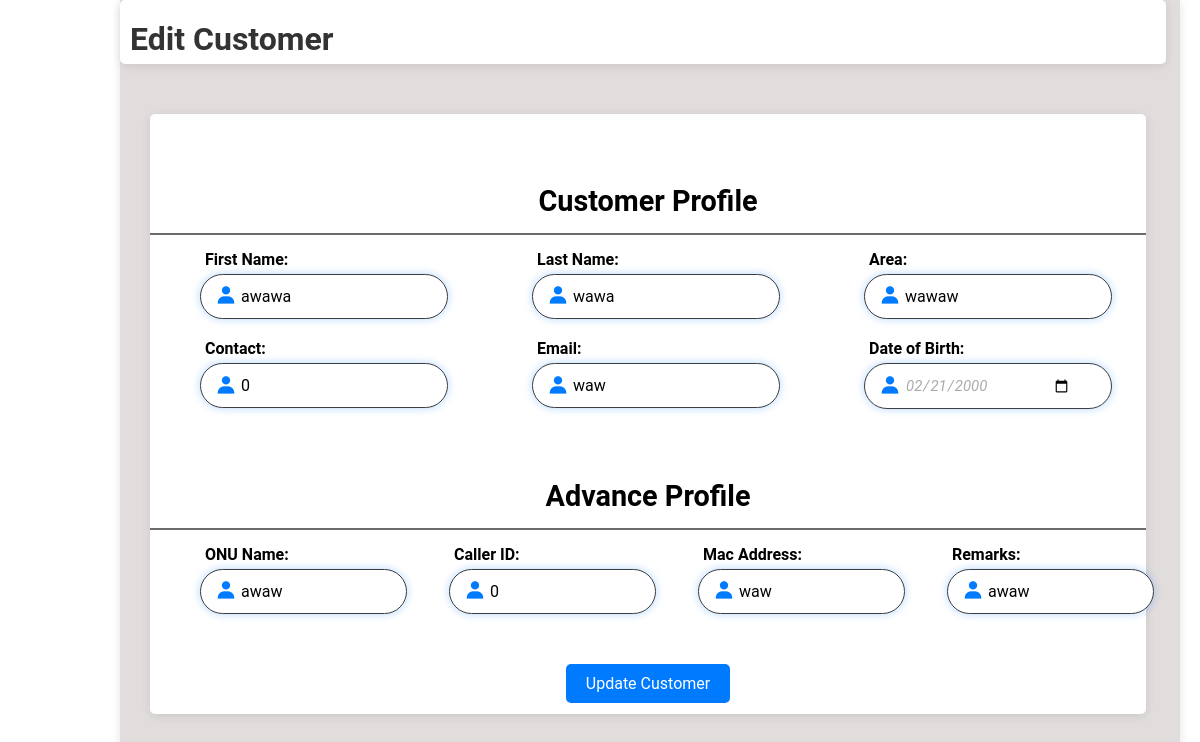
Page /editC.php?id=7 (signed in) on the committed database.
### tables this page shows
CREATE TABLE `tbl_customer` (
  `c_id` int(50) NOT NULL,
  `c_fname` varchar(200) NOT NULL,
  `c_lname` varchar(200) NOT NULL,
  `c_area` varchar(200) NOT NULL,
  `c_contact` int(50) NOT NULL,
  `c_email` varchar(200) NOT NULL,
  `c_date` date NOT NULL,
  `c_onu` varchar(200) NOT NULL,
  `c_caller` int(50) NOT NULL,
  `c_address` varchar(200) NOT NULL,
  `c_rem` varchar(200) NOT NULL
);

### editC.php (the view, shortened to what this page needs)
<?php
include 'db.php';
if (isset($_GET['id'])) {
    $customerId = $_GET['id'];
    $sql = "SELECT c_id, c_fname, c_lname, c_area, c_contact, c_email, c_onu, c_caller, c_address, c_rem, c_date FROM tbl_customer WHERE c_id = ?";
    $stmt = $conn->prepare($sql);
    $stmt->bind_param("i", $customerId);
    $stmt->execute();
    $result = $stmt->get_result();
    if ($result->num_rows > 0) {
        $customer = $result->fetch_assoc();
    } else {
        echo "Customer not found.";
        exit();
    }
} else {
    echo "No customer ID provided.";
    exit();
}
?>
<!DOCTYPE html>
<html lang="en">
<head>
    <link rel="stylesheet" href="editC.css">
    <link href='https://unpkg.com/boxicons@2.1.4/css/boxicons.min.css' rel='stylesheet'>
</head>
<body>
    <div class="wrapper">
    <div class="container">
       <div class="upper">
       <h1>Edit Customer</h1>
       </div>
    <div class="table-box">
    <h2>Customer Profile</h2>
    <hr class="title-line">
    <form action="" method="POST">
           <div class="row">
               <div class="input-box">
                   <i class="bx bxs-user"></i>
                   <label for="firstname">First Name:</label>
                   <input type="text" id="firstname" name="firstname" value="<?php echo htmlspecialchars($customer['c_fname']); ?>" required>
               </div>
               <div class="input-box">
                   <i class="bx bxs-user"></i>
                   <label for="lastname">Last Name:</label>
                    <input type="text" id="lastname" name="lastname" value="<?php echo htmlspecialchars($customer['c_lname']); ?>" required>
               </div>
               <div class="input-box">
                   <i class="bx bxs-user"></i>
                   <label for="area">Area:</label>
                   <input type="text" id="area" name="area" value="<?php echo htmlspecialchars($customer['c_area']); ?>" required>
               </div>
           </div>
           <div class="row">
               <div class="input-box">
                   <i class="bx bxs-user"></i>
                   <label for="contact">Contact:</label>
                        <input type="text" id="contact" name="contact" value="<?php echo htmlspecialchars($customer['c_contact']); ?>" required>
               </div>
               <div class="input-box">
                   <i class="bx bxs-user"></i>
                   <label for="email">Email:</label>
                   <input type="email" id="email" name="email" value="<?php echo htmlspecialchars($customer['c_email']); ?>" required>
               </div>
               <div class="input-box">
                   <i class="bx bxs-user"></i>
                   <label for="date">Date of Birth:</label>
                   <input type="date" id="date" name="date" value="<?php echo htmlspecialchars($customer['c_date']); ?>" required>
               </div>
           </div>
           <h2>Advance Profile</h2>
           <hr class="title-line">
           <div class="secondrow">
               <div class="input-box">
                   <i class="bx bxs-user"></i>
                   <label for="ONU">ONU Name:</label>
                   <input type="text" id="ONU" name="ONU" value="<?php echo htmlspecialchars($customer['c_onu']); ?>" required>
               </div>
               <div class="input-box">
                   <i class="bx bxs-user"></i>
                   <label for="caller">Caller ID:</label>
                   <input type="text" id="caller" name="caller" value="<?php echo htmlspecialchars($customer['c_caller']); ?>" required>
               </div>
               <div class="input-box">
                   <i class="bx bxs-user"></i>
                   <label for="address">Mac Address:</label>
        <input type="text" id="address" name="address" value="<?php echo htmlspecialchars($customer['c_address']); ?>" required>
               </div>
               <div class="input-box">
                   <i class="bx bxs-user"></i>
                   <label for="remarks">Remarks:</label>
                   <input type="text" id="remarks" name="remarks" value="<?php echo htmlspecialchars($customer['c_rem']); ?>" required>
               </div>
           </div>
           <div class="button-container">
                    <button type="submit">Update Customer</button>
                </div>
           </form>
           </div>
   </div>
</div>
</body>
</html>

### editC.css (style rules this page uses)
* { margin: 0; padding: 0; font-family: 'Roboto', sans-serif; }
body { min-height: 100vh; display: flex; align-items: center; }
.container { width: 85%; margin-left: 10%; padding: 20px; background-color: #e2dddd; box-shadow: 0 2px 10px rgba(0, 0, 0, 0.1); height: 100vh; position: fixed; }
.table-box { margin-top: 50px; width: 83%; padding: 20px 0; margin-right: 10px; margin-left: 10px; border-radius: 5px; background-color: #ffffff; box-shadow: 0 2px 10px rgba(0, 0, 0, 0.1); height: 70vh; position: fixed; align-items: center; justify-content: center; }
.table-box h2 { text-align: center; margin-top: 50px; font-size: 1.8rem; }
.title-line { border: none; height: 2px; background-color: #6c6b6b; margin: 15px 0; }
.container .upper { border-radius: 5px; margin-top: -20px; margin-left: -20px; width: 102.5%; height: 8vh; background-color: #ffffff; box-shadow: 0 2px 10px rgba(0, 0, 0, 0.1); }
.upper h1 { padding-top: 20px; padding-left: 10px; text-align: left; color: #333; }
.wrapper { display: flex; height: 100vh; }
.row { display: flex; gap: -10px; }
.secondrow { display: flex; gap: -10px; height: 200%; }
.input-box { position: relative; width: 100%; margin-bottom: 20px; }
.input-box label { display: block; margin-bottom: 5px; font-weight: bold; margin-left: 55px; }
.input-box input, .input-box select { width: 50%; padding: 12px 40px; border: 1px solid #3d3e3f; border-radius: 25px; font-size: 16px; box-shadow: 0 0 8px rgba(0, 123, 255, 0.3); text-align: left; margin-left: 50px; }
.input-box i { position: absolute; left: 65px; top: 65%; transform: translateY(-50%); font-size: 22px; color: #007bff; }
input::placeholder { color: #aaa; font-style: italic; opacity: 1; font-size: 15px; }
input[type="date"] { color: #aaa; font-style: italic; opacity: 1; font-size: 15px; }
button[type="submit"] { background-color: #007bff; color: white; padding: 10px 20px; border: none; border-radius: 5px; font-size: 16px; cursor: pointer; transition: background-color 0.3s ease; margin-top: 10px; text-align: center; }
.button-container { display: flex; justify-content: center; align-items: center; margin-top: 20px; }

### rows in the picture
tbl_customer: firstname "awawa", lastname "wawa", area "wawaw", contact "0", email "waw", date "02/21/2000", ONU "awaw", caller "0", address "waw", remarks "awaw"
